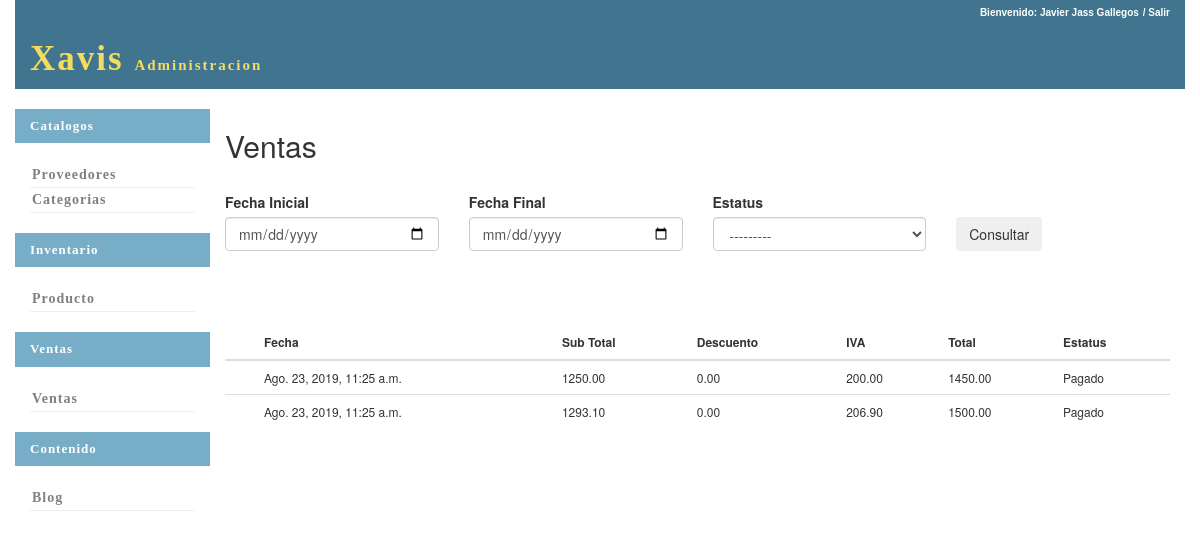
/ventas/busca_ventas/ (signed in), run on an earlier commit of the app's database.
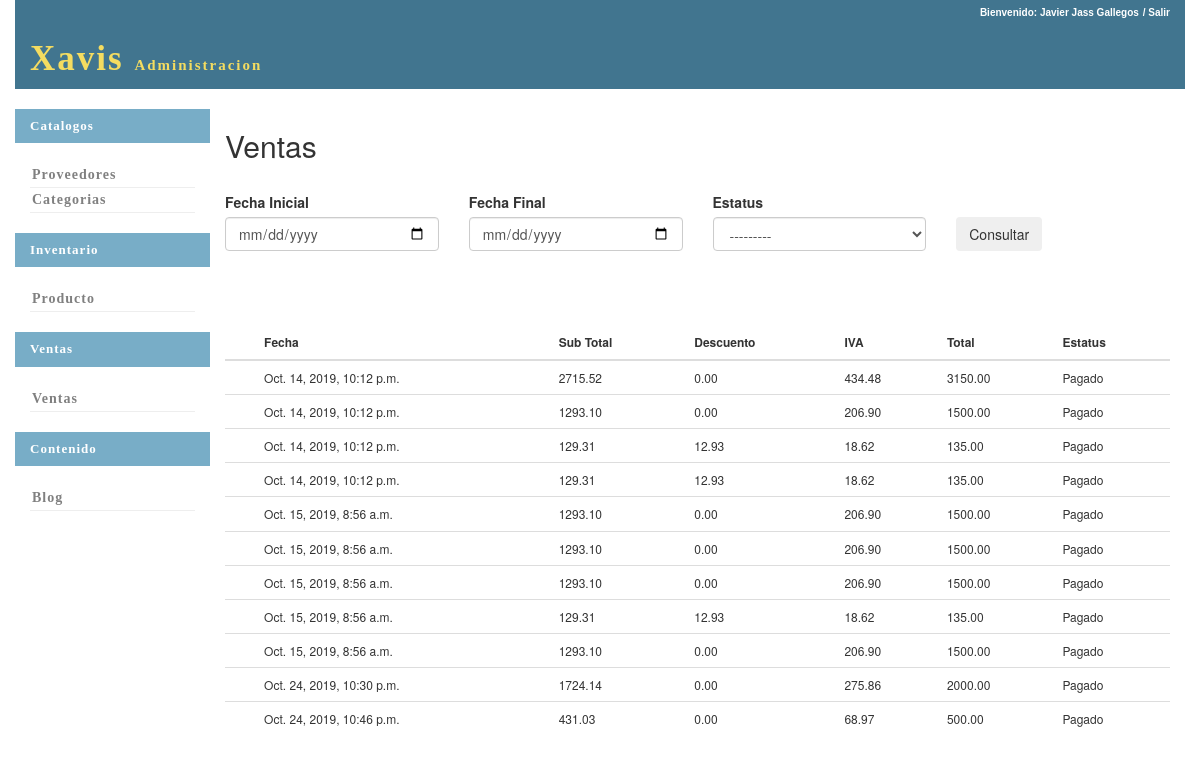
And on a later commit of the database.
### ventas/models.py (models this page shows)
class Venta(models.Model):
	fecha=models.DateTimeField(default=timezone.now())
	sub_total=models.DecimalField(max_digits=20,decimal_places=2,null=False)
	descuento=models.DecimalField(max_digits=20,decimal_places=2,null=False,default=0)
	iva=models.DecimalField(max_digits=20,decimal_places=2,null=False)
	total=models.DecimalField(max_digits=20,decimal_places=2,null=False)
	id_estatus_venta=models.ForeignKey(Estatus_Venta,on_delete=models.PROTECT,default=1)
	link_seguimiento=models.CharField(max_length=200,null=True,default='No Disponible')
	cliente=models.ForeignKey(Cliente,on_delete=models.PROTECT,default=1)

class Estatus_Venta(models.Model):
	estatus_venta=models.CharField(max_length=30,null=False)
	def __str__(self):
		return self.estatus_venta

### ventas/views.py (the view)
def busca_ventas(request):
	if not request.user.is_authenticated:
		return HttpResponseRedirect(reverse('seguridad:login'))
	if request.method=="POST":
		fecha_i=request.POST.get("fecha_inicial")
		fecha_f=request.POST.get("fecha_final")
		if request.POST.get("id_estatus_venta"):
			id_estatus_venta=int(request.POST.get("id_estatus_venta"))
		else:
			id_estatus_venta=0
		if fecha_i=="" and fecha_i=="" and id_estatus_venta==0:
			ventas=Venta.objects.all()
		if fecha_i!="" and fecha_i!="":
			if id_estatus_venta>0:
				ventas=Venta.objects.filter(fecha__range=(fecha_i,fecha_f),id_estatus_venta=id_estatus_venta)
			else:
				ventas=Venta.objects.filter(fecha__range=(fecha_i,fecha_f))
		if id_estatus_venta>0:
			if fecha_i!="" and fecha_i!="":
				ventas=Venta.objects.filter(fecha__range=(fecha_i,fecha_f),id_estatus_venta=id_estatus_venta)
			else:
				ventas=Venta.objects.filter(id_estatus_venta=id_estatus_venta)
		form=Busqueda_Venta_Form(request.POST)
	else:
		form=Busqueda_Venta_Form()
		ventas=Venta.objects.all()
	return render(request,'ventas/busca_ventas.html',locals())

### ventas/forms.py
class Busqueda_Venta_Form(forms.Form):
	fecha_inicial=forms.DateTimeField()
	fecha_final=forms.DateTimeField()
	id_estatus_venta=forms.ModelChoiceField(queryset=Estatus_Venta.objects.all())
	def __init__(self, *args, **kwargs):
		super(self.__class__, self).__init__(*args, **kwargs)
		self.fields['fecha_final'].required = False
		self.fields['fecha_inicial'].required = False
		self.fields['id_estatus_venta'].required = False

### ventas/templates/ventas/busca_ventas.html (shortened to what this page needs)
{%extends 'base.html'%}
{% load bootstrap3 %}
{% block content%}
	<form method="post" action="#">
		<h2>Ventas</h2>
		<br>
		<div class="row">
			<div class="col-xs-3">
				<label>Fecha Inicial</label>
			</div>
			<div class="col-xs-3">
				<label>Fecha Final</label>
			</div>
			<div class="col-xs-3">
				<label>Estatus</label>
			</div>
		</div>
		<div class="row">
			<div class="col-xs-3">
				<input  name="fecha_inicial" class="form-control" type="date" title="" id="id_fecha_inicial">
			</div>
			<div class="col-xs-3">
				<input  name="fecha_final" class="form-control" type="date" title="" id="id_fecha_final">
			</div>
			<div class="col-xs-3">
				{%bootstrap_field form.id_estatus_venta show_label=False%}
			</div>
			<div class="col-xs-3">
				<button class="btn">Consultar</button>
			</div>
		</div>
		<br>
		<br>
		<br>
		<table class="table">
			<thead>
				<th>
				</th>
				<th>Fecha</th>
				<th>Sub Total</th>
				<th>Descuento</th>
				<th>IVA</th>
				<th>Total</th>
				<th>Estatus</th>
			</thead>
			<tbody>
				{% for v in ventas %}
					<tr>
						<td><a href="../detalle_venta/{{v.id}}">{% bootstrap_icon 'pencil' %}</a></td>
						<td>{{v.fecha}}</td>
						<td>{{v.sub_total}}</td>
						<td>{{v.descuento}}</td>
						<td>{{v.iva}}</td>
						<td>{{v.total}}</td>
						<td>{{v.id_estatus_venta.estatus_venta}}</td>
					</tr>
				{% endfor %}
			</tbody>
		</table>
	</form>
{% endblock %}

What changed in the data, as far as the page shows it:
removed Venta: fecha "Ago. 23, 2019, 11:25 a.m.", sub_total "1250.00", descuento "0.00", iva "200.00", total "1450.00", id_estatus_venta.estatus_venta "Pagado"
removed Venta: fecha "Ago. 23, 2019, 11:25 a.m.", sub_total "1293.10", descuento "0.00", iva "206.90", total "1500.00", id_estatus_venta.estatus_venta "Pagado"
added Venta: fecha "Oct. 14, 2019, 10:12 p.m.", sub_total "2715.52", descuento "0.00", iva "434.48", total "3150.00", id_estatus_venta.estatus_venta "Pagado"
added Venta: fecha "Oct. 14, 2019, 10:12 p.m.", sub_total "1293.10", descuento "0.00", iva "206.90", total "1500.00", id_estatus_venta.estatus_venta "Pagado"
added Venta: fecha "Oct. 14, 2019, 10:12 p.m.", sub_total "129.31", descuento "12.93", iva "18.62", total "135.00", id_estatus_venta.estatus_venta "Pagado"
added Venta: fecha "Oct. 14, 2019, 10:12 p.m.", sub_total "129.31", descuento "12.93", iva "18.62", total "135.00", id_estatus_venta.estatus_venta "Pagado"
added Venta: fecha "Oct. 15, 2019, 8:56 a.m.", sub_total "1293.10", descuento "0.00", iva "206.90", total "1500.00", id_estatus_venta.estatus_venta "Pagado"
added Venta: fecha "Oct. 15, 2019, 8:56 a.m.", sub_total "1293.10", descuento "0.00", iva "206.90", total "1500.00", id_estatus_venta.estatus_venta "Pagado"
added Venta: fecha "Oct. 15, 2019, 8:56 a.m.", sub_total "1293.10", descuento "0.00", iva "206.90", total "1500.00", id_estatus_venta.estatus_venta "Pagado"
added Venta: fecha "Oct. 15, 2019, 8:56 a.m.", sub_total "129.31", descuento "12.93", iva "18.62", total "135.00", id_estatus_venta.estatus_venta "Pagado"
added Venta: fecha "Oct. 15, 2019, 8:56 a.m.", sub_total "1293.10", descuento "0.00", iva "206.90", total "1500.00", id_estatus_venta.estatus_venta "Pagado"
added Venta: fecha "Oct. 24, 2019, 10:30 p.m.", sub_total "1724.14", descuento "0.00", iva "275.86", total "2000.00", id_estatus_venta.estatus_venta "Pagado"
added Venta: fecha "Oct. 24, 2019, 10:46 p.m.", sub_total "431.03", descuento "0.00", iva "68.97", total "500.00", id_estatus_venta.estatus_venta "Pagado"
